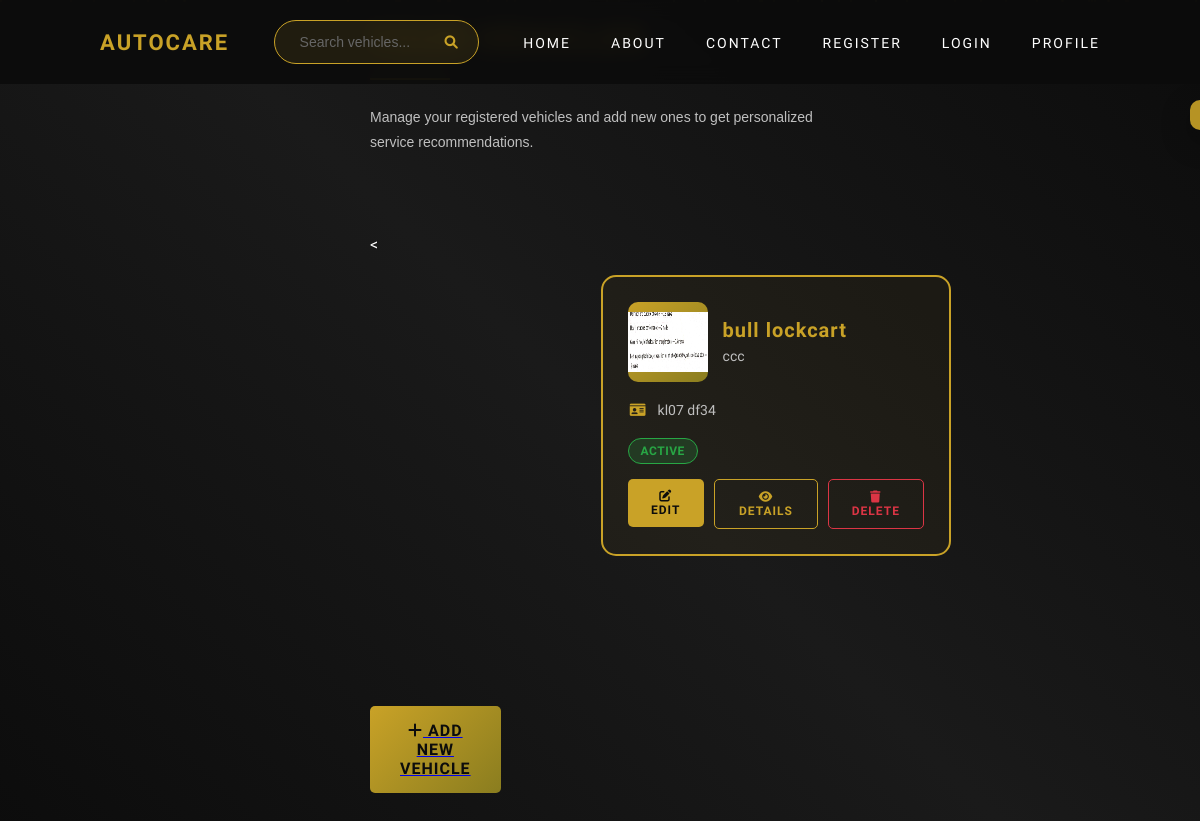
Screenshot of /yourvehicles/ (signed in) with the database file from the repository.
### app/models.py (models this page shows)
class VehicleRegistration(models.Model):
    userd = models.ForeignKey(user, on_delete=models.CASCADE)
    vehicle_name = models.CharField(max_length=100)
    vehicle_model = models.CharField(max_length=100)
    license_plate = models.CharField(max_length=20)
    vehicle_image = models.ImageField(upload_to='vehicle_images/', null=True, blank=True)
    rc = models.FileField(upload_to='rc/', null=True, blank=True)
    insurance = models.FileField(upload_to='insurance/', null=True, blank=True)
    pollution = models.FileField(upload_to='pollution/', null=True, blank=True)

### app/views.py (the view)
# urls.py: path('yourvehicles/', views.yourvehicles, name='yourvehicles'),
def yourvehicles(request):
    email=request.session['email']
    cr =user.objects.get(email=email)
    vehicles = VehicleRegistration.objects.filter(userd=cr)
    return render(request, "yourvehicles.html", {"vehicles": vehicles})

### app/templates/yourvehicles.html (shortened to what this page needs)
<!DOCTYPE html>
{%load static %}
<html lang="en">
<head>
<link rel="stylesheet" href="https://cdnjs.cloudflare.com/ajax/libs/font-awesome/6.0.0/css/all.min.css">
<link rel="stylesheet" href="{% static 'styles.css' %}">
</head>
<body>
<nav class="navbar">
    <div class="nav-logo">AUTOCARE</div>
    <div class="nav-search">
        <input type="text" class="search-input" placeholder="Search vehicles..." id="navSearch">
        <button class="search-btn" onclick="searchVehicles()">
            <i class="fas fa-search"></i>
        </button>
    </div>
    <ul class="nav-links">
        <li><a href="index.html">HOME</a></li>
        <li><a href="about.html">ABOUT</a></li>
        <li><a href="contact.html">CONTACT</a></li>
        <li><a href="register.html">REGISTER</a></li>
        <li><a href="login.html">LOGIN</a></li>
        <li><a href="profile.html">PROFILE</a></li>
    </ul>
</nav>
<div class="particles" id="particles"></div>
<div class="container page-content" id="pageContent">
    <div style="grid-column: 1 / -1;">
        <div class="section-title">YOUR VEHICLES</div>
        <div class="text">
            Manage your registered vehicles and add new ones to get personalized service recommendations.
        </div>
    </div>
    <<div class="vehicles-container">
{% for v in vehicles %}
    <div class="vehicle-card">
        <div class="vehicle-header">
            <div class="vehicle-image">
                {% if v.vehicle_image %}
                    <img src="{{ v.vehicle_image.url }}" width="80" height="60">
                {% else %}
                    <i class="fas fa-car"></i>
                {% endif %}
            </div>
            <div class="vehicle-info">
                <div class="vehicle-name">{{ v.vehicle_name }}</div>
                <div class="vehicle-details">{{ v.vehicle_model }}</div>
            </div>
        </div>
        <div class="vehicle-specs">
            <div class="spec-item">
                <i class="fas fa-id-card"></i>
                <span>{{ v.license_plate }}</span>
            </div>
        </div>
        <div class="vehicle-status status-active">
            ACTIVE
        </div>
        <div class="vehicle-actions">
            <a href="{% url 'edit_vehicle' v.id %}">
                <button class="action-btn primary-btn">
                    <i class="fas fa-edit"></i> EDIT
                </button>
            </a>
            <a href="{% url 'vehicle_details' v.id %}">
                <button class="action-btn secondary-btn">
                    <i class="fas fa-eye"></i> DETAILS
                </button>
            </a>
            <a href="{% url 'delete_vehicle' v.id %}">
                <button class="action-btn danger-btn">
                    <i class="fas fa-trash"></i> DELETE
                </button>
            </a>
        </div>
    </div>
{% empty %}
    <p style="color:white;">No vehicles added yet.</p>
{% endfor %}
</div>
<a href="{% url 'register_vehicle' %}">
    <button class="add-vehicle-btn">
        <i class="fas fa-plus"></i> ADD NEW VEHICLE
    </button>
</a>
<div class="notification" id="notification"></div>
</body>
</html>

### app/static/styles.css (style rules this page uses)
* { margin:0; padding:0; box-sizing:border-box; }
html { scroll-behavior: smooth; }
body { background:#0c0c0c; font-family:'Oswald', sans-serif; color:white; overflow-x:hidden; opacity: 1 !important; animation: pageFadeIn 0.8s ease-out forwards; }
.navbar { position: fixed; top: 0; left: 0; width: 100%; padding: 20px 100px; display: flex; justify-content: space-between; align-items: center; background: rgba(12, 12, 12, 0.9); backdrop-filter: blur(10px); z-index: 1000; }
.nav-logo { color: #c9a227; font-size: 22px; font-weight: 700; letter-spacing: 2px; }
.nav-search { display: flex; align-items: center; background: rgba(201, 162, 39, 0.1); border: 1px solid #c9a227; border-radius: 25px; padding: 5px 15px; transition: all 0.3s ease; }
.nav-search .search-input { background: transparent; border: none; color: white; padding: 8px 10px; width: 200px; font-family: Arial, sans-serif; font-size: 14px; outline: none; }
.nav-search .search-input::placeholder { color: #666; }
.nav-search .search-btn { background: transparent; border: none; color: #c9a227; cursor: pointer; padding: 5px; transition: all 0.3s ease; }
.nav-links { list-style: none; display: flex; gap: 40px; }
.nav-links a { text-decoration: none; color: white; font-size: 14px; letter-spacing: 2px; position: relative; transition: all 0.4s cubic-bezier(0.4, 0, 0.2, 1); transform: translateY(0); }
.nav-links a::after { content: ''; position: absolute; left: 0; bottom: -5px; width: 0; height: 2px; background: #c9a227; transition: all 0.4s cubic-bezier(0.4, 0, 0.2, 1); }
@media (max-width:1200px) { .nav-search .search-input { width: 150px; } }
body::before { content: ''; position: fixed; top: 0; left: 0; width: 100%; height: 100%; background: linear-gradient(45deg, #0c0c0c 0%, #1a1a1a 50%, #0c0c0c 100%); z-index: -2; }
.particles { position: fixed; width: 100%; height: 100%; top: 0; left: 0; z-index: 1; pointer-events: none; }
.container { display:grid; grid-template-columns:1fr 1fr; min-height:100vh; padding:140px 100px 80px 100px; gap:80px; position: relative; z-index: 1; }
.section-title { font-size:32px; font-weight:600; color:#c9a227; letter-spacing:3px; margin-bottom:20px; opacity: 0; animation: fadeInUp 0.8s cubic-bezier(0.4, 0, 0.2, 1) 0.5s forwards; }
.text { font-family:Arial, sans-serif; color:#bfbfbf; font-size:15px; line-height:1.8; max-width:450px; opacity: 0; animation: fadeInUp 0.8s cubic-bezier(0.4, 0, 0.2, 1) 0.9s forwards; }
.page-content { opacity: 0; transform: translateY(30px); transition: opacity 0.8s ease-out, transform 0.8s ease-out; position: relative; z-index: 10; padding-top: 120px; }
.page-content.loaded { opacity: 1; transform: translateY(0); }
.search-input { flex: 1; padding: 12px; background: rgba(255, 255, 255, 0.1); border: 1px solid #c9a227; color: white; font-family: Arial, sans-serif; border-radius: 5px; transition: all 0.3s ease; }
.search-btn { background: #c9a227; color: #0c0c0c; padding: 12px 25px; border: none; font-family: 'Oswald', sans-serif; font-weight: 600; cursor: pointer; transition: all 0.3s ease; border-radius: 5px; }
.notification { position: fixed; top: 100px; right: 20px; background: rgba(201, 162, 39, 0.9); color: #0c0c0c; padding: 15px 20px; border-radius: 10px; box-shadow: 0 10px 30px rgba(0, 0, 0, 0.3); transform: translateX(400px); transition: transform 0.3s ease; z-index: 1000; max-width: 300px; }
.container { width: 90%; max-width: 500px; margin: auto; padding: 20px; }
.text { font-size: 14px; }
.particles { overflow: hidden; }

### rows the page displays
VehicleRegistration: vehicle_image (picture), vehicle_name "bull lockcart", vehicle_model "ccc", license_plate "kl07 df34"
